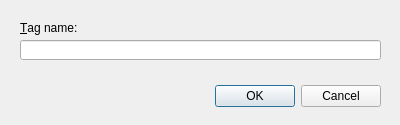
<?xml version="1.0" encoding="UTF-8"?>
<ui version="4.0">
 <class>NewTagDialog</class>
 <widget class="QDialog" name="NewTagDialog">
  <property name="geometry">
   <rect>
    <x>0</x>
    <y>0</y>
    <width>400</width>
    <height>125</height>
   </rect>
  </property>
  <property name="windowTitle">
   <string>New Tag</string>
  </property>
  <widget class="QLabel" name="label">
   <property name="geometry">
    <rect>
     <x>20</x>
     <y>20</y>
     <width>171</width>
     <height>16</height>
    </rect>
   </property>
   <property name="text">
    <string>&amp;Tag name:</string>
   </property>
   <property name="buddy">
    <cstring>editTagName</cstring>
   </property>
  </widget>
  <widget class="QDialogButtonBox" name="buttonBox">
   <property name="geometry">
    <rect>
     <x>40</x>
     <y>80</y>
     <width>341</width>
     <height>32</height>
    </rect>
   </property>
   <property name="orientation">
    <enum>Qt::Horizontal</enum>
   </property>
   <property name="standardButtons">
    <set>QDialogButtonBox::Cancel|QDialogButtonBox::Ok</set>
   </property>
  </widget>
  <widget class="QLineEdit" name="editTagName">
   <property name="geometry">
    <rect>
     <x>20</x>
     <y>40</y>
     <width>361</width>
     <height>20</height>
    </rect>
   </property>
  </widget>
 </widget>
 <tabstops>
  <tabstop>editTagName</tabstop>
  <tabstop>buttonBox</tabstop>
 </tabstops>
 <resources/>
 <connections>
  <connection>
   <sender>buttonBox</sender>
   <signal>accepted()</signal>
   <receiver>NewTagDialog</receiver>
   <slot>accept()</slot>
   <hints>
    <hint type="sourcelabel">
     <x>248</x>
     <y>254</y>
    </hint>
    <hint type="destinationlabel">
     <x>157</x>
     <y>274</y>
    </hint>
   </hints>
  </connection>
  <connection>
   <sender>buttonBox</sender>
   <signal>rejected()</signal>
   <receiver>NewTagDialog</receiver>
   <slot>reject()</slot>
   <hints>
    <hint type="sourcelabel">
     <x>316</x>
     <y>260</y>
    </hint>
    <hint type="destinationlabel">
     <x>286</x>
     <y>274</y>
    </hint>
   </hints>
  </connection>
 </connections>
</ui>
